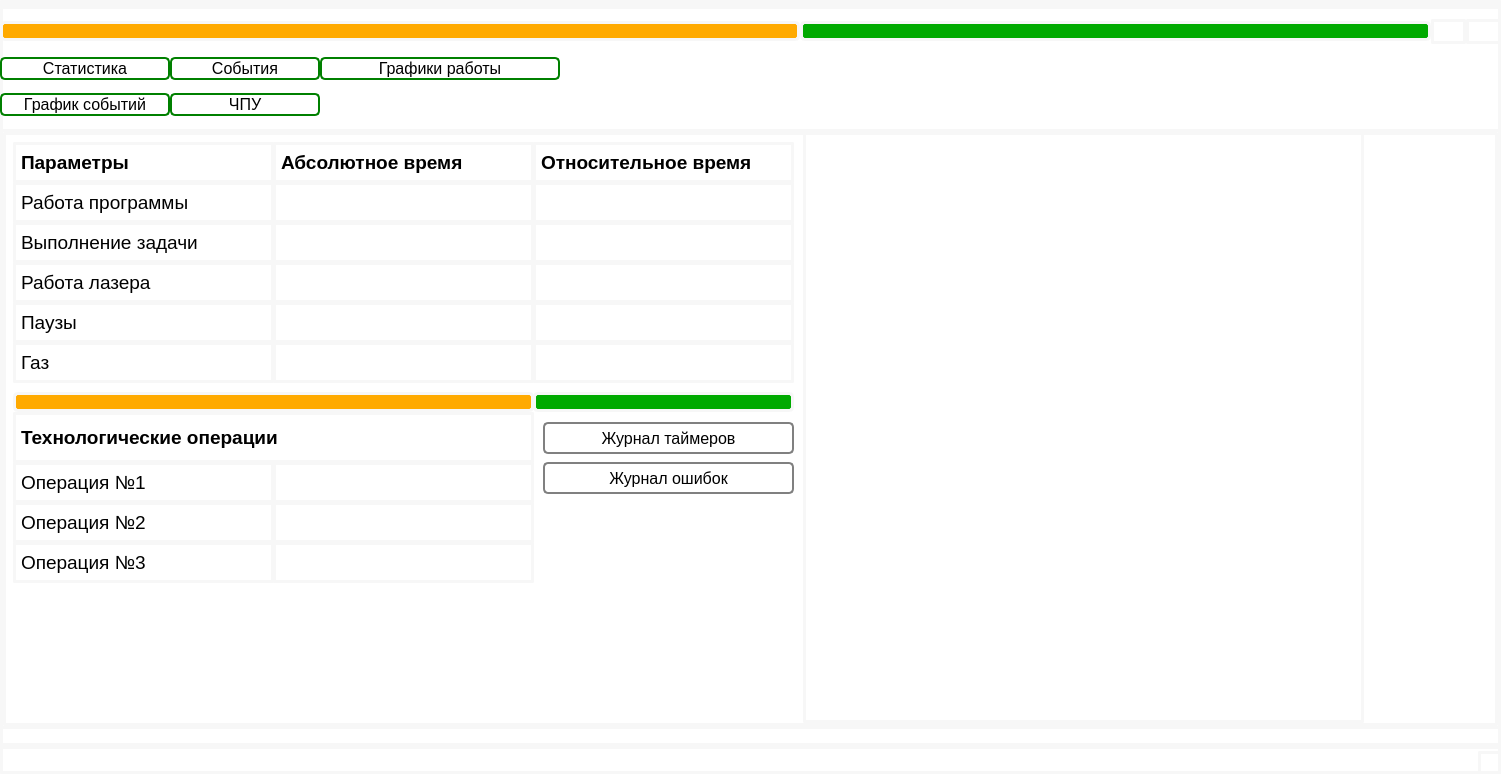
<?xml version="1.0" encoding="UTF-8"?>
<ui version="4.0">
 <class>MainWindow</class>
 <widget class="QMainWindow" name="MainWindow">
  <property name="geometry">
   <rect>
    <x>0</x>
    <y>0</y>
    <width>1501</width>
    <height>774</height>
   </rect>
  </property>
  <property name="font">
   <font>
    <family>Nirmala UI</family>
   </font>
  </property>
  <property name="windowTitle">
   <string>MainWindow</string>
  </property>
  <property name="styleSheet">
   <string notr="true">background-color: white ;
border-radius:2px;
border: 3px solid rgb(247, 247, 247);</string>
  </property>
  <widget class="QWidget" name="centralwidget">
   <property name="minimumSize">
    <size>
     <width>1000</width>
     <height>0</height>
    </size>
   </property>
   <property name="styleSheet">
    <string notr="true">border-radius:2px;
border: 3px solid rgb(247, 247, 247);</string>
   </property>
   <layout class="QGridLayout" name="gridLayout_2">
    <property name="leftMargin">
     <number>0</number>
    </property>
    <property name="topMargin">
     <number>0</number>
    </property>
    <property name="rightMargin">
     <number>0</number>
    </property>
    <property name="bottomMargin">
     <number>0</number>
    </property>
    <property name="spacing">
     <number>0</number>
    </property>
    <item row="0" column="0" colspan="4">
     <widget class="QFrame" name="user_menu">
      <property name="minimumSize">
       <size>
        <width>800</width>
        <height>0</height>
       </size>
      </property>
      <property name="maximumSize">
       <size>
        <width>16777215</width>
        <height>20</height>
       </size>
      </property>
      <property name="styleSheet">
       <string notr="true">background-color: rgb(255, 170, 0);
border-radius:5px;</string>
      </property>
      <property name="frameShape">
       <enum>QFrame::StyledPanel</enum>
      </property>
      <property name="frameShadow">
       <enum>QFrame::Raised</enum>
      </property>
     </widget>
    </item>
    <item row="2" column="0">
     <widget class="QPushButton" name="event_graph_butt">
      <property name="minimumSize">
       <size>
        <width>170</width>
        <height>0</height>
       </size>
      </property>
      <property name="maximumSize">
       <size>
        <width>150</width>
        <height>16777215</height>
       </size>
      </property>
      <property name="font">
       <font>
        <family>Segoe UI</family>
        <pointsize>12</pointsize>
       </font>
      </property>
      <property name="styleSheet">
       <string notr="true">QPushButton {
	background-color: white ;
	border-radius:5px;
	color: black;
	border: 2px solid rgb(247, 247, 247);
	border-color: green
}

QPushButton:hover {
	border: 2px solid rgb(247, 247, 247);
	border-color: orange;
}

QPushButton:pressed {
	background-color: rgb(88, 88, 88);
}
</string>
      </property>
      <property name="text">
       <string>График событий</string>
      </property>
     </widget>
    </item>
    <item row="2" column="1">
     <widget class="QPushButton" name="chpu_butt">
      <property name="font">
       <font>
        <family>Segoe UI</family>
        <pointsize>12</pointsize>
       </font>
      </property>
      <property name="styleSheet">
       <string notr="true">QPushButton {
	background-color: white ;
	border-radius:5px;
	color: black;
	border: 2px solid rgb(247, 247, 247);
	border-color: green
}

QPushButton:hover {
	border: 2px solid rgb(247, 247, 247);
	border-color: orange;
}

QPushButton:pressed {
	background-color: rgb(88, 88, 88);
}
</string>
      </property>
      <property name="text">
       <string>ЧПУ</string>
      </property>
     </widget>
    </item>
    <item row="1" column="2">
     <widget class="QPushButton" name="stat_buttom">
      <property name="font">
       <font>
        <family>Segoe UI</family>
        <pointsize>12</pointsize>
       </font>
      </property>
      <property name="styleSheet">
       <string notr="true">QPushButton {
	background-color: white ;
	border-radius:5px;
	color: black;
	border: 2px solid rgb(247, 247, 247);
	border-color: green
}

QPushButton:hover {
	border: 2px solid rgb(247, 247, 247);
	border-color: orange;
}

QPushButton:pressed {
	background-color: rgb(88, 88, 88);
}
</string>
      </property>
      <property name="text">
       <string>Графики работы</string>
      </property>
     </widget>
    </item>
    <item row="0" column="4" colspan="4">
     <widget class="QFrame" name="frame">
      <property name="maximumSize">
       <size>
        <width>16777215</width>
        <height>20</height>
       </size>
      </property>
      <property name="styleSheet">
       <string notr="true">background-color: rgb(0, 170, 0);
border-radius:5px;</string>
      </property>
      <property name="frameShape">
       <enum>QFrame::StyledPanel</enum>
      </property>
      <property name="frameShadow">
       <enum>QFrame::Raised</enum>
      </property>
     </widget>
    </item>
    <item row="0" column="8">
     <layout class="QGridLayout" name="gridLayout">
      <property name="rightMargin">
       <number>0</number>
      </property>
      <property name="spacing">
       <number>0</number>
      </property>
      <item row="0" column="0">
       <widget class="QLabel" name="minimize_main">
        <property name="minimumSize">
         <size>
          <width>25</width>
          <height>25</height>
         </size>
        </property>
        <property name="maximumSize">
         <size>
          <width>35</width>
          <height>35</height>
         </size>
        </property>
        <property name="styleSheet">
         <string notr="true"> image: url(:/icon/minimize+minus+remove+sign+icon-1320085940403912850_0.svg)</string>
        </property>
        <property name="text">
         <string/>
        </property>
       </widget>
      </item>
      <item row="0" column="1">
       <widget class="QLabel" name="exit_main">
        <property name="minimumSize">
         <size>
          <width>15</width>
          <height>15</height>
         </size>
        </property>
        <property name="maximumSize">
         <size>
          <width>35</width>
          <height>35</height>
         </size>
        </property>
        <property name="styleSheet">
         <string notr="true">image:url(:/icon/cross.svg)</string>
        </property>
        <property name="text">
         <string/>
        </property>
       </widget>
      </item>
     </layout>
    </item>
    <item row="3" column="0" colspan="9">
     <widget class="QStackedWidget" name="stackedWidget">
      <property name="maximumSize">
       <size>
        <width>16777215</width>
        <height>600</height>
       </size>
      </property>
      <property name="layoutDirection">
       <enum>Qt::RightToLeft</enum>
      </property>
      <property name="styleSheet">
       <string notr="true"/>
      </property>
      <property name="currentIndex">
       <number>0</number>
      </property>
      <widget class="QWidget" name="start">
       <widget class="QWidget" name="gridLayoutWidget">
        <property name="geometry">
         <rect>
          <x>800</x>
          <y>0</y>
          <width>561</width>
          <height>591</height>
         </rect>
        </property>
        <layout class="QGridLayout" name="diagram_place"/>
       </widget>
       <widget class="QLabel" name="label">
        <property name="geometry">
         <rect>
          <x>10</x>
          <y>10</y>
          <width>261</width>
          <height>41</height>
         </rect>
        </property>
        <property name="font">
         <font>
          <family>Segoe UI</family>
          <pointsize>14</pointsize>
          <weight>75</weight>
          <bold>true</bold>
         </font>
        </property>
        <property name="text">
         <string>Параметры</string>
        </property>
       </widget>
       <widget class="QLabel" name="label_4">
        <property name="geometry">
         <rect>
          <x>10</x>
          <y>50</y>
          <width>261</width>
          <height>41</height>
         </rect>
        </property>
        <property name="font">
         <font>
          <family>Segoe UI</family>
          <pointsize>14</pointsize>
         </font>
        </property>
        <property name="text">
         <string>Работа программы</string>
        </property>
       </widget>
       <widget class="QLabel" name="label_5">
        <property name="geometry">
         <rect>
          <x>10</x>
          <y>90</y>
          <width>261</width>
          <height>41</height>
         </rect>
        </property>
        <property name="font">
         <font>
          <family>Segoe UI</family>
          <pointsize>14</pointsize>
         </font>
        </property>
        <property name="text">
         <string>Выполнение задачи</string>
        </property>
       </widget>
       <widget class="QLabel" name="label_6">
        <property name="geometry">
         <rect>
          <x>10</x>
          <y>130</y>
          <width>261</width>
          <height>41</height>
         </rect>
        </property>
        <property name="font">
         <font>
          <family>Segoe UI</family>
          <pointsize>14</pointsize>
         </font>
        </property>
        <property name="text">
         <string>Работа лазера</string>
        </property>
       </widget>
       <widget class="QLabel" name="label_7">
        <property name="geometry">
         <rect>
          <x>10</x>
          <y>170</y>
          <width>261</width>
          <height>41</height>
         </rect>
        </property>
        <property name="font">
         <font>
          <family>Segoe UI</family>
          <pointsize>14</pointsize>
         </font>
        </property>
        <property name="text">
         <string>Паузы</string>
        </property>
       </widget>
       <widget class="QLabel" name="label_8">
        <property name="geometry">
         <rect>
          <x>10</x>
          <y>210</y>
          <width>261</width>
          <height>41</height>
         </rect>
        </property>
        <property name="font">
         <font>
          <family>Segoe UI</family>
          <pointsize>14</pointsize>
         </font>
        </property>
        <property name="text">
         <string>Газ</string>
        </property>
       </widget>
       <widget class="QLabel" name="label_2">
        <property name="geometry">
         <rect>
          <x>270</x>
          <y>10</y>
          <width>261</width>
          <height>41</height>
         </rect>
        </property>
        <property name="font">
         <font>
          <family>Segoe UI</family>
          <pointsize>14</pointsize>
          <weight>75</weight>
          <bold>true</bold>
         </font>
        </property>
        <property name="text">
         <string>Абсолютное время</string>
        </property>
       </widget>
       <widget class="QLabel" name="label_3">
        <property name="geometry">
         <rect>
          <x>270</x>
          <y>50</y>
          <width>261</width>
          <height>41</height>
         </rect>
        </property>
        <property name="font">
         <font>
          <family>Segoe UI</family>
          <pointsize>14</pointsize>
         </font>
        </property>
        <property name="text">
         <string/>
        </property>
       </widget>
       <widget class="QLabel" name="label_9">
        <property name="geometry">
         <rect>
          <x>270</x>
          <y>90</y>
          <width>261</width>
          <height>41</height>
         </rect>
        </property>
        <property name="font">
         <font>
          <family>Segoe UI</family>
          <pointsize>14</pointsize>
         </font>
        </property>
        <property name="text">
         <string/>
        </property>
       </widget>
       <widget class="QLabel" name="label_10">
        <property name="geometry">
         <rect>
          <x>270</x>
          <y>130</y>
          <width>261</width>
          <height>41</height>
         </rect>
        </property>
        <property name="font">
         <font>
          <family>Segoe UI</family>
          <pointsize>14</pointsize>
         </font>
        </property>
        <property name="text">
         <string/>
        </property>
       </widget>
       <widget class="QLabel" name="label_11">
        <property name="geometry">
         <rect>
          <x>270</x>
          <y>170</y>
          <width>261</width>
          <height>41</height>
         </rect>
        </property>
        <property name="font">
         <font>
          <family>Segoe UI</family>
          <pointsize>14</pointsize>
         </font>
        </property>
        <property name="text">
         <string/>
        </property>
       </widget>
       <widget class="QLabel" name="label_12">
        <property name="geometry">
         <rect>
          <x>270</x>
          <y>210</y>
          <width>261</width>
          <height>41</height>
         </rect>
        </property>
        <property name="font">
         <font>
          <family>Segoe UI</family>
          <pointsize>14</pointsize>
         </font>
        </property>
        <property name="text">
         <string/>
        </property>
       </widget>
       <widget class="QLabel" name="label_13">
        <property name="geometry">
         <rect>
          <x>530</x>
          <y>10</y>
          <width>261</width>
          <height>41</height>
         </rect>
        </property>
        <property name="font">
         <font>
          <family>Segoe UI</family>
          <pointsize>14</pointsize>
          <weight>75</weight>
          <bold>true</bold>
         </font>
        </property>
        <property name="text">
         <string>Относительное время</string>
        </property>
       </widget>
       <widget class="QLabel" name="label_14">
        <property name="geometry">
         <rect>
          <x>530</x>
          <y>50</y>
          <width>261</width>
          <height>41</height>
         </rect>
        </property>
        <property name="font">
         <font>
          <family>Segoe UI</family>
          <pointsize>14</pointsize>
         </font>
        </property>
        <property name="text">
         <string/>
        </property>
       </widget>
       <widget class="QLabel" name="label_15">
        <property name="geometry">
         <rect>
          <x>530</x>
          <y>90</y>
          <width>261</width>
          <height>41</height>
         </rect>
        </property>
        <property name="font">
         <font>
          <family>Segoe UI</family>
          <pointsize>14</pointsize>
         </font>
        </property>
        <property name="text">
         <string/>
        </property>
       </widget>
       <widget class="QLabel" name="label_16">
        <property name="geometry">
         <rect>
          <x>530</x>
          <y>130</y>
          <width>261</width>
          <height>41</height>
         </rect>
        </property>
        <property name="font">
         <font>
          <family>Segoe UI</family>
          <pointsize>14</pointsize>
         </font>
        </property>
        <property name="text">
         <string/>
        </property>
       </widget>
       <widget class="QLabel" name="label_17">
        <property name="geometry">
         <rect>
          <x>530</x>
          <y>170</y>
          <width>261</width>
          <height>41</height>
         </rect>
        </property>
        <property name="font">
         <font>
          <family>Segoe UI</family>
          <pointsize>14</pointsize>
         </font>
        </property>
        <property name="text">
         <string/>
        </property>
       </widget>
       <widget class="QLabel" name="label_18">
        <property name="geometry">
         <rect>
          <x>530</x>
          <y>210</y>
          <width>261</width>
          <height>41</height>
         </rect>
        </property>
        <property name="font">
         <font>
          <family>Segoe UI</family>
          <pointsize>14</pointsize>
         </font>
        </property>
        <property name="text">
         <string/>
        </property>
       </widget>
       <widget class="QLabel" name="label_19">
        <property name="geometry">
         <rect>
          <x>10</x>
          <y>280</y>
          <width>521</width>
          <height>51</height>
         </rect>
        </property>
        <property name="font">
         <font>
          <family>Segoe UI</family>
          <pointsize>14</pointsize>
          <weight>75</weight>
          <bold>true</bold>
         </font>
        </property>
        <property name="text">
         <string>Технологические операции</string>
        </property>
       </widget>
       <widget class="QLabel" name="label_20">
        <property name="geometry">
         <rect>
          <x>10</x>
          <y>330</y>
          <width>261</width>
          <height>41</height>
         </rect>
        </property>
        <property name="font">
         <font>
          <family>Segoe UI</family>
          <pointsize>14</pointsize>
         </font>
        </property>
        <property name="text">
         <string>Операция №1</string>
        </property>
       </widget>
       <widget class="QLabel" name="label_21">
        <property name="geometry">
         <rect>
          <x>10</x>
          <y>370</y>
          <width>261</width>
          <height>41</height>
         </rect>
        </property>
        <property name="font">
         <font>
          <family>Segoe UI</family>
          <pointsize>14</pointsize>
         </font>
        </property>
        <property name="text">
         <string>Операция №2</string>
        </property>
       </widget>
       <widget class="QLabel" name="label_22">
        <property name="geometry">
         <rect>
          <x>10</x>
          <y>410</y>
          <width>261</width>
          <height>41</height>
         </rect>
        </property>
        <property name="font">
         <font>
          <family>Segoe UI</family>
          <pointsize>14</pointsize>
         </font>
        </property>
        <property name="text">
         <string>Операция №3</string>
        </property>
       </widget>
       <widget class="QLabel" name="label_23">
        <property name="geometry">
         <rect>
          <x>270</x>
          <y>330</y>
          <width>261</width>
          <height>41</height>
         </rect>
        </property>
        <property name="font">
         <font>
          <family>Segoe UI</family>
          <pointsize>14</pointsize>
         </font>
        </property>
        <property name="text">
         <string/>
        </property>
       </widget>
       <widget class="QLabel" name="label_24">
        <property name="geometry">
         <rect>
          <x>270</x>
          <y>370</y>
          <width>261</width>
          <height>41</height>
         </rect>
        </property>
        <property name="font">
         <font>
          <family>Segoe UI</family>
          <pointsize>14</pointsize>
         </font>
        </property>
        <property name="text">
         <string/>
        </property>
       </widget>
       <widget class="QLabel" name="label_25">
        <property name="geometry">
         <rect>
          <x>270</x>
          <y>410</y>
          <width>261</width>
          <height>41</height>
         </rect>
        </property>
        <property name="font">
         <font>
          <family>Segoe UI</family>
          <pointsize>14</pointsize>
         </font>
        </property>
        <property name="text">
         <string/>
        </property>
       </widget>
       <widget class="QFrame" name="frame_2">
        <property name="geometry">
         <rect>
          <x>10</x>
          <y>260</y>
          <width>521</width>
          <height>20</height>
         </rect>
        </property>
        <property name="maximumSize">
         <size>
          <width>16777215</width>
          <height>20</height>
         </size>
        </property>
        <property name="styleSheet">
         <string notr="true">background-color: rgb(255, 170, 0);
border-radius:5px;</string>
        </property>
        <property name="frameShape">
         <enum>QFrame::StyledPanel</enum>
        </property>
        <property name="frameShadow">
         <enum>QFrame::Raised</enum>
        </property>
       </widget>
       <widget class="QFrame" name="frame_3">
        <property name="geometry">
         <rect>
          <x>530</x>
          <y>260</y>
          <width>261</width>
          <height>20</height>
         </rect>
        </property>
        <property name="maximumSize">
         <size>
          <width>16777215</width>
          <height>20</height>
         </size>
        </property>
        <property name="styleSheet">
         <string notr="true">background-color: rgb(0, 170, 0);
border-radius:5px;</string>
        </property>
        <property name="frameShape">
         <enum>QFrame::StyledPanel</enum>
        </property>
        <property name="frameShadow">
         <enum>QFrame::Raised</enum>
        </property>
       </widget>
       <widget class="QPushButton" name="stat_buttom_2">
        <property name="geometry">
         <rect>
          <x>540</x>
          <y>290</y>
          <width>251</width>
          <height>32</height>
         </rect>
        </property>
        <property name="font">
         <font>
          <family>Segoe UI</family>
          <pointsize>12</pointsize>
         </font>
        </property>
        <property name="styleSheet">
         <string notr="true">QPushButton {
	background-color: white ;
	border-radius:5px;
	color: black;
	border: 2px solid rgb(247, 247, 247);
	border-color: grey
}

QPushButton:hover {
	border: 2px solid rgb(247, 247, 247);
	border-color: orange;
}

QPushButton:pressed {
	background-color: rgb(88, 88, 88);
}
</string>
        </property>
        <property name="text">
         <string>Журнал таймеров</string>
        </property>
       </widget>
       <widget class="QPushButton" name="stat_buttom_3">
        <property name="geometry">
         <rect>
          <x>540</x>
          <y>330</y>
          <width>251</width>
          <height>32</height>
         </rect>
        </property>
        <property name="font">
         <font>
          <family>Segoe UI</family>
          <pointsize>12</pointsize>
         </font>
        </property>
        <property name="styleSheet">
         <string notr="true">QPushButton {
	background-color: white ;
	border-radius:5px;
	color: black;
	border: 2px solid rgb(247, 247, 247);
	border-color: grey
}

QPushButton:hover {
	border: 2px solid rgb(247, 247, 247);
	border-color: orange;
}

QPushButton:pressed {
	background-color: rgb(88, 88, 88);
}
</string>
        </property>
        <property name="text">
         <string>Журнал ошибок</string>
        </property>
       </widget>
      </widget>
      <widget class="QWidget" name="page_2"/>
     </widget>
    </item>
    <item row="1" column="0">
     <widget class="QPushButton" name="stat_butt">
      <property name="maximumSize">
       <size>
        <width>200</width>
        <height>16777215</height>
       </size>
      </property>
      <property name="sizeIncrement">
       <size>
        <width>0</width>
        <height>0</height>
       </size>
      </property>
      <property name="font">
       <font>
        <family>Segoe UI</family>
        <pointsize>12</pointsize>
        <weight>50</weight>
        <bold>false</bold>
       </font>
      </property>
      <property name="cursor">
       <cursorShape>ArrowCursor</cursorShape>
      </property>
      <property name="focusPolicy">
       <enum>Qt::WheelFocus</enum>
      </property>
      <property name="autoFillBackground">
       <bool>false</bool>
      </property>
      <property name="styleSheet">
       <string notr="true">QPushButton {
	background-color: white ;
	border-radius:5px;
	color: black;
	border: 2px solid rgb(247, 247, 247);
	border-color: green
}

QPushButton:hover {
	border: 2px solid rgb(247, 247, 247);
	border-color: orange;
}

QPushButton:pressed {
	background-color: rgb(88, 88, 88);
}
</string>
      </property>
      <property name="text">
       <string>Статистика</string>
      </property>
     </widget>
    </item>
    <item row="1" column="1">
     <widget class="QPushButton" name="event_butt">
      <property name="maximumSize">
       <size>
        <width>150</width>
        <height>16777215</height>
       </size>
      </property>
      <property name="sizeIncrement">
       <size>
        <width>10</width>
        <height>0</height>
       </size>
      </property>
      <property name="font">
       <font>
        <family>Segoe UI</family>
        <pointsize>12</pointsize>
       </font>
      </property>
      <property name="styleSheet">
       <string notr="true">QPushButton {
	background-color: white ;
	border-radius:5px;
	color: black;
	border: 2px solid rgb(247, 247, 247);
	border-color: green
}

QPushButton:hover {
	border: 2px solid rgb(247, 247, 247);
	border-color: orange;
}

QPushButton:pressed {
	background-color: rgb(88, 88, 88);
}
</string>
      </property>
      <property name="text">
       <string>События</string>
      </property>
     </widget>
    </item>
   </layout>
  </widget>
  <widget class="QMenuBar" name="menubar">
   <property name="geometry">
    <rect>
     <x>0</x>
     <y>0</y>
     <width>1501</width>
     <height>32</height>
    </rect>
   </property>
  </widget>
  <widget class="QStatusBar" name="statusbar"/>
 </widget>
 <resources>
  <include location="images/source.qrc"/>
 </resources>
 <connections/>
</ui>
